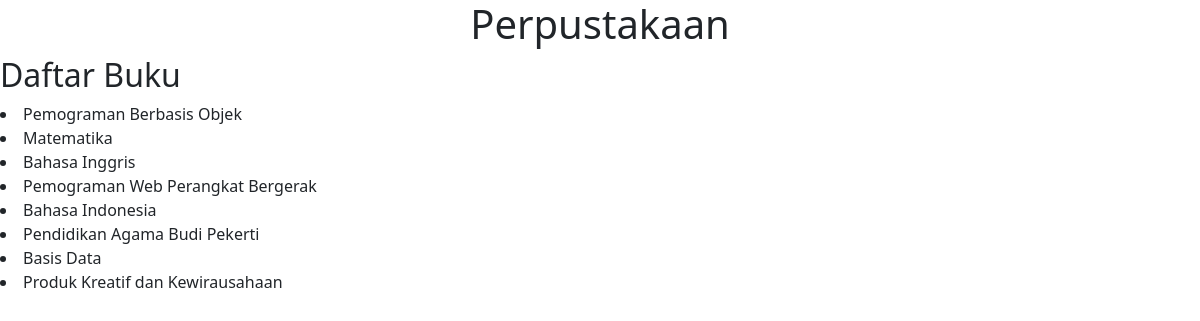
Page /buku/ on the committed database.
### perpustakaan/models.py (models this page shows)
class Buku(models.Model):
    judul = models.CharField(max_length=50)
    penulis = models.CharField(max_length=40)
    penerbit = models.CharField(max_length=40)
    jumlah = models.IntegerField(null=True)
    kelompok_id = models.ForeignKey(
        Kelompok, on_delete=models.CASCADE, null=True)
    def __str__(self):
        return self.judul

### perpustakaan/views.py (the view)
# urls.py: path('buku/', buku),
def buku(request):
    books = Buku.objects.all()
    konteks = {
        'books': books,
    }
    return render(request, 'buku.html', konteks)

### perpustakaan/templates/buku.html
{% extends 'base.html' %}
{% block content %}
    <h2>Daftar Buku</h2>
    {% for buku in books %}
        <li>{{ buku }}</li>
    {% endfor %}
{% endblock %}

### templates/base.html (shortened to what this page needs)
{% load static %}
<!doctype html>
<html lang="en">
<head>
    <link href="{% static 'css/bootstrap.min.css' %}" rel="stylesheet">
</head>
<body>
    {% include 'judul.html' %}
    {% block content %}
    {% endblock %}
</body>
</html>

### templates/judul.html
<center>
    <h1>Perpustakaan</h1>
</center>

### rows in the picture
Buku: judul "Pemograman Berbasis Objek"
Buku: judul "Matematika"
Buku: judul "Bahasa Inggris"
Buku: judul "Pemograman Web Perangkat Bergerak"
Buku: judul "Bahasa Indonesia"
Buku: judul "Pendidikan Agama Budi Pekerti"
Buku: judul "Basis Data"
Buku: judul "Produk Kreatif dan Kewirausahaan"
